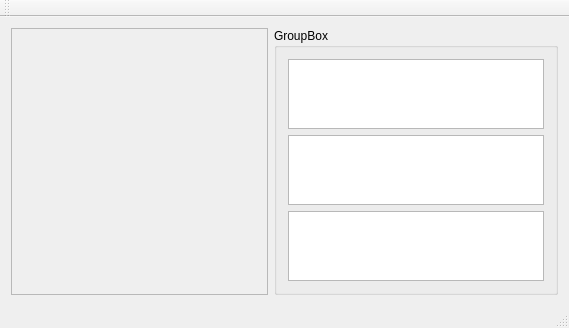
<?xml version="1.0" encoding="UTF-8"?>
<ui version="4.0">
 <class>MainWindow</class>
 <widget class="QMainWindow" name="MainWindow">
  <property name="geometry">
   <rect>
    <x>0</x>
    <y>0</y>
    <width>569</width>
    <height>300</height>
   </rect>
  </property>
  <property name="windowTitle">
   <string>MainWindow</string>
  </property>
  <widget class="QWidget" name="centralWidget">
   <layout class="QGridLayout" name="gridLayout">
    <item row="0" column="1">
     <widget class="QGroupBox" name="groupBox">
      <property name="title">
       <string>GroupBox</string>
      </property>
      <layout class="QGridLayout" name="gridLayout_3">
       <item row="0" column="0">
        <widget class="QTextEdit" name="availText"/>
       </item>
       <item row="1" column="0">
        <widget class="QTextEdit" name="computText"/>
       </item>
       <item row="2" column="0">
        <widget class="QTextEdit" name="freeText"/>
       </item>
      </layout>
     </widget>
    </item>
    <item row="0" column="0">
     <widget class="QScrollArea" name="scrollArea">
      <property name="widgetResizable">
       <bool>true</bool>
      </property>
      <widget class="QWidget" name="scrollAreaWidgetContents">
       <property name="geometry">
        <rect>
         <x>0</x>
         <y>0</y>
         <width>241</width>
         <height>215</height>
        </rect>
       </property>
       <layout class="QGridLayout" name="gridLayout_2">
        <item row="0" column="0">
         <widget class="Agenda::Internal::NextAvailabiliyStepViewer" name="widget" native="true"/>
        </item>
       </layout>
      </widget>
     </widget>
    </item>
   </layout>
  </widget>
  <widget class="QMenuBar" name="menuBar">
   <property name="geometry">
    <rect>
     <x>0</x>
     <y>0</y>
     <width>569</width>
     <height>22</height>
    </rect>
   </property>
  </widget>
  <widget class="QToolBar" name="mainToolBar">
   <attribute name="toolBarArea">
    <enum>TopToolBarArea</enum>
   </attribute>
   <attribute name="toolBarBreak">
    <bool>false</bool>
   </attribute>
  </widget>
  <widget class="QStatusBar" name="statusBar"/>
 </widget>
 <layoutdefault spacing="6" margin="11"/>
 <customwidgets>
  <customwidget>
   <class>Agenda::Internal::NextAvailabiliyStepViewer</class>
   <extends>QWidget</extends>
   <header location="global">agendaplugin/nextavailabiliystepviewer.h</header>
   <container>1</container>
  </customwidget>
 </customwidgets>
 <resources/>
 <connections/>
</ui>
